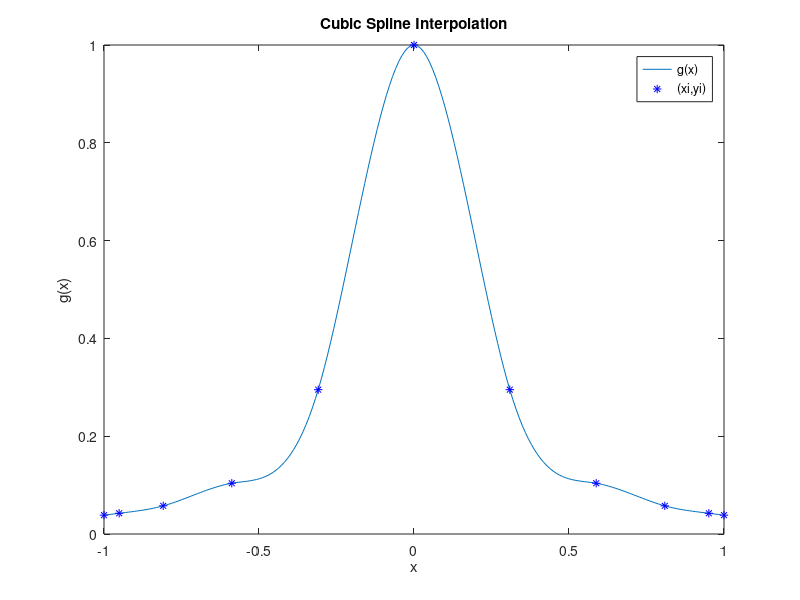

Recreate this plot in MATLAB.
clear all
clc
#-----------find g''(x_i)   i =1,2,3,...,N-1--------------------

#create a form like AX = B. three variables are matrix.
#Let g''(x_i) be X

function [DDg] = csi_free_runout(x, y, nsize) 
  #nsize = N + 1
  # when it refers to x, y, delta
  # i(in textbook) = (i+1) (here)
  # i (here) = (i-1) (in textbook)
  
  #create matrix of g''(x_i)   i =1,2,3,...,N-1
  ddg = zeros(nsize - 2, 1);
  
  #----create delta_i-------
  delta = zeros(1, nsize-1);
  for i = 1 : nsize - 1
    delta(i) = x(i+1) - x(i);
  endfor
  #-------------------------
  
  #------create A-----------
  A = zeros(nsize-2, nsize-2);
  for i = 1 : nsize - 2
    for j = 1 : nsize - 2
      if (i == j)
        A(i,j) = (delta(i) + delta(i+1)) / 3;
      elseif ( i == j-1 )
        A(i,j) = delta(i+1) / 6;
      elseif( i == j+1)
        A(i,j) = delta(i)/6;
      else
        continue;
      endif
    endfor
  endfor
  #-------------------------
  
  #---------create B--------
  B = zeros(nsize-2, 1);
  for i = 1 : nsize - 2
    B(i) = (y(i+2) - y(i+1)) / delta(i+1) - (y(i+1) - y(i)) / delta(i);
  endfor
  #-------------------------
  
  ddg = A \ B;
  DDg = zeros(1, nsize);
  for i = 1:nsize-2
    DDg(i+1) = ddg(i,1);
  endfor
  
  #-----------cubic spline interpolation drawing-------
  figure(1)
  x_plot = [];
  y_plot = [];
  for i = 1 : nsize - 1
    x_ref = x(i) : 0.01 : x(i+1);
    y_ref = [];
    #in the textbook P6 eq.(1.6)
    y_ref = DDg(i)/6 * ( (x(i+1)-x_ref).^3 / delta(i) - delta(i)*(x(i+1)-x_ref))...
        + DDg(i+1)/6 * ( (x_ref-x(i)).^3 / delta(i) - delta(i)*(x_ref-x(i)))...
        + y(i) * ( x(i+1) - x_ref )/delta(i) + y(i+1) * ( x_ref - x(i) )/delta(i);
    x_plot = [x_plot, x_ref]; #connect all the x
    y_plot = [y_plot, y_ref]; #connect all the y
  endfor
  plot(x_plot, y_plot, x,y, "b*") #b* means point pattern is blue *
  xlabel("x"); #name the x axis
  ylabel("g(x)"); #name the y axis
  legend("g(x)", "(xi,yi)"); #name the line
  title("Cubic Spline Interpolation"); #name the diagram
    print("-dpng","D_Cubic_Spline_Interpolation");#output file as Cubic....png
  #----------------------------------------------------
endfunction
#---------------------------------------------------------



#-----------GET DATA-------------------
#read the data in hw1AB
rawdata = textread("hw1CD.dat");

#transfrom the data into a matrix
point = reshape(rawdata, 2, []);

#check the size of point
psize = size(point);
data_size = psize(2)-1;

#declare x and y to store all the point(point known already)
xi = zeros(1, data_size);
yi = zeros(1, data_size);

#load the data onto xj and yj
for i = 1:data_size
  xi(i) = point(1,i+1);
  yi(i) = point(2,i+1);
endfor
#--------------------------------------
DDg = csi_free_runout(xi, yi, data_size);
